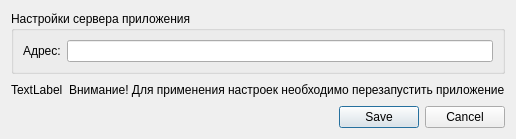
<?xml version="1.0" encoding="UTF-8"?>
<ui version="4.0">
 <class>SettingsDialog</class>
 <widget class="QDialog" name="SettingsDialog">
  <property name="geometry">
   <rect>
    <x>0</x>
    <y>0</y>
    <width>475</width>
    <height>136</height>
   </rect>
  </property>
  <property name="maximumSize">
   <size>
    <width>475</width>
    <height>16777215</height>
   </size>
  </property>
  <property name="windowTitle">
   <string>Настройки приложения</string>
  </property>
  <layout class="QVBoxLayout" name="verticalLayout_2">
   <item>
    <widget class="QGroupBox" name="groupBox">
     <property name="title">
      <string>Настройки сервера приложения</string>
     </property>
     <layout class="QVBoxLayout" name="verticalLayout">
      <item>
       <layout class="QFormLayout" name="formLayout">
        <item row="0" column="0">
         <widget class="QLabel" name="label">
          <property name="text">
           <string>Адрес:</string>
          </property>
         </widget>
        </item>
        <item row="0" column="1">
         <widget class="QLineEdit" name="hostnameLineEdit"/>
        </item>
       </layout>
      </item>
     </layout>
    </widget>
   </item>
   <item>
    <spacer name="verticalSpacer">
     <property name="orientation">
      <enum>Qt::Vertical</enum>
     </property>
     <property name="sizeHint" stdset="0">
      <size>
       <width>20</width>
       <height>40</height>
      </size>
     </property>
    </spacer>
   </item>
   <item>
    <layout class="QHBoxLayout" name="horizontalLayout">
     <item>
      <widget class="QLabel" name="warningIconLabel">
       <property name="text">
        <string>TextLabel</string>
       </property>
       <property name="wordWrap">
        <bool>false</bool>
       </property>
      </widget>
     </item>
     <item>
      <widget class="QLabel" name="warningTextLabel">
       <property name="text">
        <string>Внимание! Для применения настроек необходимо перезапустить приложение</string>
       </property>
      </widget>
     </item>
     <item>
      <spacer name="horizontalSpacer">
       <property name="orientation">
        <enum>Qt::Horizontal</enum>
       </property>
       <property name="sizeHint" stdset="0">
        <size>
         <width>40</width>
         <height>20</height>
        </size>
       </property>
      </spacer>
     </item>
    </layout>
   </item>
   <item>
    <widget class="QDialogButtonBox" name="buttonBox">
     <property name="orientation">
      <enum>Qt::Horizontal</enum>
     </property>
     <property name="standardButtons">
      <set>QDialogButtonBox::Cancel|QDialogButtonBox::Save</set>
     </property>
    </widget>
   </item>
  </layout>
 </widget>
 <resources/>
 <connections>
  <connection>
   <sender>buttonBox</sender>
   <signal>accepted()</signal>
   <receiver>SettingsDialog</receiver>
   <slot>accept()</slot>
   <hints>
    <hint type="sourcelabel">
     <x>248</x>
     <y>254</y>
    </hint>
    <hint type="destinationlabel">
     <x>157</x>
     <y>274</y>
    </hint>
   </hints>
  </connection>
  <connection>
   <sender>buttonBox</sender>
   <signal>rejected()</signal>
   <receiver>SettingsDialog</receiver>
   <slot>reject()</slot>
   <hints>
    <hint type="sourcelabel">
     <x>316</x>
     <y>260</y>
    </hint>
    <hint type="destinationlabel">
     <x>286</x>
     <y>274</y>
    </hint>
   </hints>
  </connection>
 </connections>
</ui>
